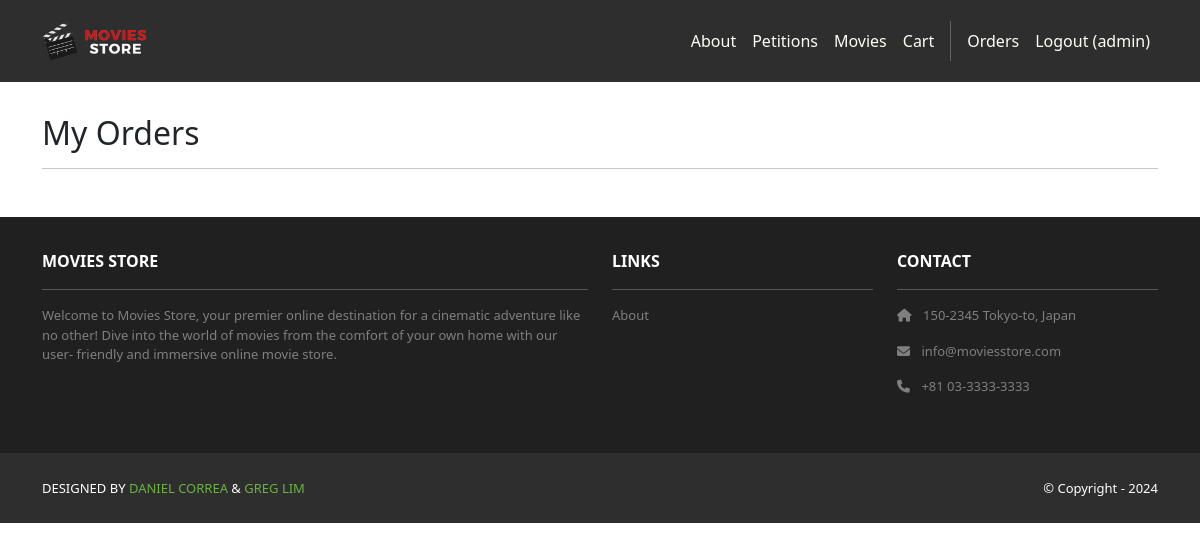
The page /accounts/orders/ (signed in) on the database as committed earlier.
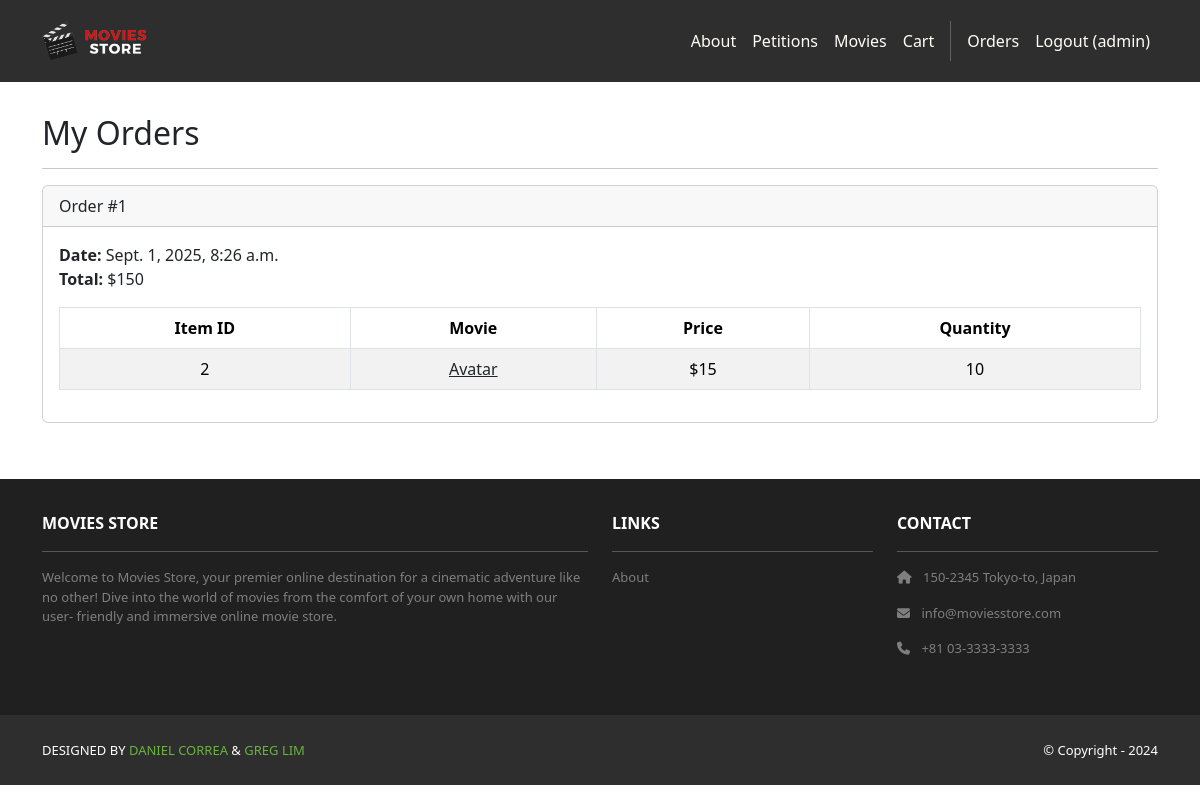
The same page on the database as committed later.
### cart/models.py (models this page shows, shortened)
class Order(models.Model):
    id = models.AutoField(primary_key=True)
    total = models.IntegerField()
    date = models.DateTimeField(auto_now_add=True)
    user = models.ForeignKey(User,
        on_delete=models.CASCADE)

class Item(models.Model):
    id = models.AutoField(primary_key=True)
    price = models.IntegerField()
    quantity = models.IntegerField()
    order = models.ForeignKey(Order,
        on_delete=models.CASCADE)
    movie = models.ForeignKey(Movie,
        on_delete=models.CASCADE)

### movies/models.py (models this page shows, shortened)
class Movie(models.Model):
    id = models.AutoField(primary_key=True)
    name = models.CharField(max_length=255)
    price = models.IntegerField()
    description = models.TextField()
    image = models.ImageField(upload_to='movie_images/')

### accounts/views.py (the view)
# urls.py: path('orders/', views.orders, name='accounts.orders'),
@login_required
def orders(request):
    template_data = {}
    template_data['title'] = 'Orders'
    template_data['orders'] = request.user.order_set.all()
    return render(request, 'accounts/orders.html',
        {'template_data': template_data})

### accounts/templates/accounts/orders.html
{% extends 'base.html' %}
{% block content %}
<div class="p-3">
  <div class="container">
    <div class="row mt-3">
      <div class="col mx-auto mb-3">
        <h2>My Orders</h2>
        <hr />
        {% for order in template_data.orders %}
        <div class="card mb-4">
          <div class="card-header">
            Order #{{ order.id }}
          </div>
          <div class="card-body">
            <b>Date:</b> {{ order.date }}<br />
            <b>Total:</b> ${{ order.total }}<br />
            <table class="table table-bordered
              table-striped text-center mt-3">
              <thead>
                <tr>
                  <th scope="col">Item ID</th>
                  <th scope="col">Movie</th>
                  <th scope="col">Price</th>
                  <th scope="col">Quantity</th>
                </tr>
              </thead>
              <tbody>
                {% for item in order.item_set.all %}
                <tr>
                  <td>{{ item.movie.id }}</td>
                  <td>
                    <a class="link-dark"
                      href="{% url 'movies.show'
                      id=item.movie.id %}">
                      {{ item.movie.name }}
                    </a>
                  </td>
                  <td>${{ item.movie.price }}</td>
                  <td>{{ item.quantity }}</td>
                </tr>
                {% endfor %}
              </tbody>
            </table>
          </div>
        </div>
        {% endfor %}
      </div>
    </div>
  </div>
</div>
{% endblock content %}

Rows that differ between the two databases and show on the page:
added Order: id "1", date "Sept. 1, 2025, 8:26 a.m.", total "150"
added Item: movie.id "2", movie.name "Avatar", movie.price "15", quantity "10"
